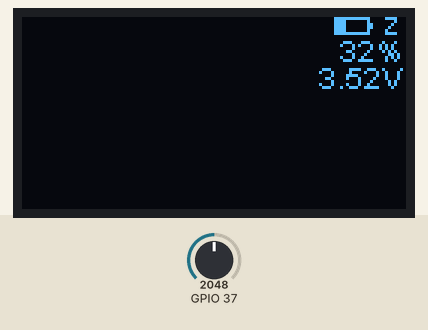
Bench run of a sketch on a simulated ESP32. Parts: 128×64 one-colour display. Inputs (shaded band) come from the test bench; at power-on: GPIO 37 = 2048.

Above: at 1.5 s.
1.6 s: GPIO 37 set to 2866
At 3.1 s:
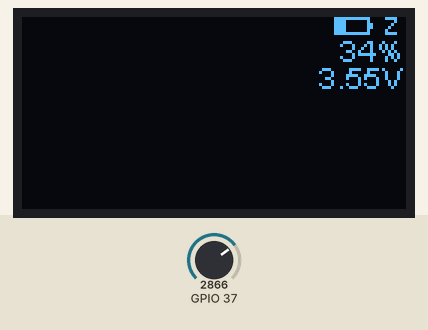
4.6 s: GPIO 37 set to 3390
At 5.7 s:
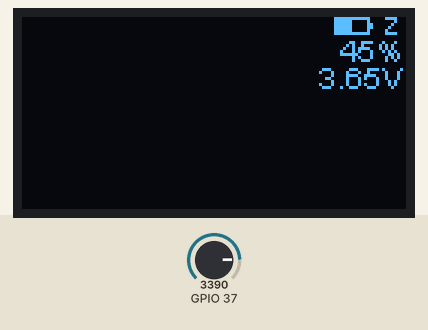
7.6 s: GPIO 37 set to 3491
At 10.7 s:
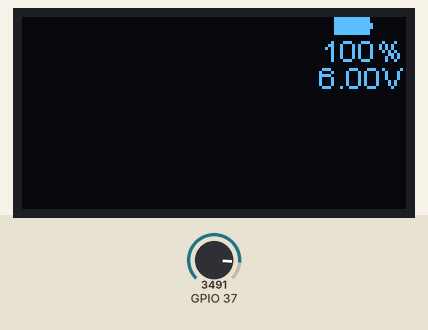
Timing chart, 0 to 12.2 s (numbered marks = the images above; inputs shaded):
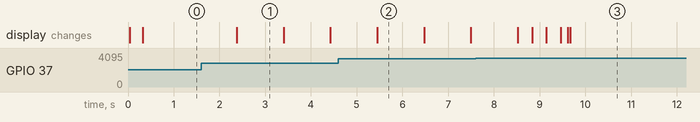

Measured:
- the behaviour switches between 3456 and 3457 on GPIO 37 (found by bisection; images 2 and 3)
- after the input at 1.6 s, the display: changes after 0.78 s (image 1)
- what the display in image 1 shows lasts 1.0 s, from 2.4 s to 3.4 s

The sketch:

BatteryLevel_V1.ino
```cpp
// Heltec WiFi LoRa V2 battery read example
// by Jeff McClain  jeff@themcclains.net
//
#include <Arduino.h>
#include <esp_adc_cal.h>
#include <driver/adc.h>
#include "heltec.h"

#define MAXBATT                 4200    // The default Lipo is 4200mv when the battery is fully charged.
#define LIGHT_SLEEP_VOLTAGE     3750    // Point where start light sleep
#define MINBATT                 3200    // The default Lipo is 3200mv when the battery is empty...this WILL be low on the 3.3v rail specs!!!

#define VOLTAGE_DIVIDER         3.20    // Lora has 220k/100k voltage divider so need to reverse that reduction via (220k+100k)/100k on vbat GPIO37 or ADC1_1 (early revs were GPIO13 or ADC2_4 but do NOT use with WiFi.begin())
#define DEFAULT_VREF            1100    // Default VREF use if no e-fuse calibration
#define VBATT_SAMPLE            500     // Battery sample rate in ms
#define VBATT_SMOOTH            50      // Number of averages in sample
#define ADC_READ_STABILIZE      5       // in ms (delay from GPIO control and ADC connections times)
#define LO_BATT_SLEEP_TIME      10*60*1000*1000     // How long when low batt to stay in sleep (us)
#define HELTEC_V2_1             1       // Set this to switch between GPIO13(V2.0) and GPIO37(V2.1) for VBatt ADC.
#define VBATT_GPIO              21      // Heltec GPIO to toggle VBatt read connection ... WARNING!!! This also connects VEXT to VCC=3.3v so be careful what is on header.  Also, take care NOT to have ADC read connection in OPEN DRAIN when GPIO goes HIGH
#define __DEBUG                 0       // DEBUG Serial output

uint16_t Sample();
void drawBattery(uint16_t, bool = false);

esp_adc_cal_characteristics_t *adc_chars;


void setup() {
  while (! Serial);
  delay(20);

  // Characterize ADC at particular atten
  #if (defined(HELTEC_V2_1))
  adc_chars = (esp_adc_cal_characteristics_t*)calloc(1, sizeof(esp_adc_cal_characteristics_t));
  esp_adc_cal_value_t val_type = esp_adc_cal_characterize(ADC_UNIT_1, ADC_ATTEN_DB_6, ADC_WIDTH_BIT_12, DEFAULT_VREF, adc_chars);
  adc1_config_width(ADC_WIDTH_BIT_12);
  adc1_config_channel_atten(ADC1_CHANNEL_1,ADC_ATTEN_DB_6);
  #else
  // Use this for older V2.0 with VBatt reading wired to GPIO13
  adc_chars = (esp_adc_cal_characteristics_t*)calloc(1, sizeof(esp_adc_cal_characteristics_t));
  esp_adc_cal_value_t val_type = esp_adc_cal_characterize(ADC_UNIT_2, ADC_ATTEN_DB_6, ADC_WIDTH_BIT_12, DEFAULT_VREF, adc_chars);
  adc2_config_channel_atten(ADC2_CHANNEL_4,ADC_ATTEN_DB_6);
  #endif

  #if defined(__DEBUG) && __DEBUG > 0
  Serial.printf("ADC Calibration: ");
  if (val_type == ESP_ADC_CAL_VAL_EFUSE_VREF) {
      Serial.printf("eFuse Vref\n");
  } else if (val_type == ESP_ADC_CAL_VAL_EFUSE_TP) {
      Serial.printf("Two Point\n");
  } else {
      Serial.printf("Default[%dmV]\n",DEFAULT_VREF);
  }
  #else
  if (val_type);    // Suppress warning
  #endif

  Heltec.begin(true /*DisplayEnable Enable*/, false /*LoRa Disable*/, true /*Serial Enable*/);
  Heltec.display->flipScreenVertically();
  Heltec.display->setFont(ArialMT_Plain_10);
  Heltec.display->clear();

  #if defined(__DEBUG) && __DEBUG >= 1
  Serial.printf("ADC Calibration: ");
  if (val_type == ESP_ADC_CAL_VAL_EFUSE_VREF) {
      Serial.printf("eFuse Vref\n");
  } else if (val_type == ESP_ADC_CAL_VAL_EFUSE_TP) {
      Serial.printf("Two Point\n");
  } else {
      Serial.printf("Default[%dmV]\n",DEFAULT_VREF);
  }
  #else
  if (val_type);    // Suppress warning
  #endif

  // Prime the Sample register
  for (uint8_t i = 0;i < VBATT_SMOOTH;i++) {
    Sample();
  }

  pinMode(VBATT_GPIO,OUTPUT);
  digitalWrite(VBATT_GPIO, LOW);              // ESP32 Lora v2.1 reads on GPIO37 when GPIO21 is low
  delay(ADC_READ_STABILIZE);                  // let GPIO stabilize

}


void loop() {
  Heltec.display->clear();
  uint16_t voltage = Sample();
  drawBattery(voltage, voltage < LIGHT_SLEEP_VOLTAGE);
  Heltec.display->display();

  if (voltage < MINBATT) {                  // Low Voltage cut off shut down to protect battery as long as possible
    Heltec.display->setColor(WHITE);
    Heltec.display->setFont(ArialMT_Plain_10);
    Heltec.display->setTextAlignment(TEXT_ALIGN_CENTER);
    Heltec.display->drawString(64,24,"Shutdown!!");
    Heltec.display->display();
    delay(2000);
    #if defined(__DEBUG) && __DEBUG > 0
    Serial.printf(" !! Shutting down...low battery volotage: %dmV.\n",voltage);
    delay(10);
    #endif
    esp_sleep_enable_timer_wakeup(LO_BATT_SLEEP_TIME);
    esp_deep_sleep_start();
  } else if (voltage < LIGHT_SLEEP_VOLTAGE) {     // Use light sleep once on battery
    uint64_t s = VBATT_SAMPLE;
    #if defined(__DEBUG) && __DEBUG > 0
    Serial.printf(" - Light Sleep (%dms)...battery volotage: %dmV.\n",(int)s,voltage);
    delay(20);
    #endif
    esp_sleep_enable_timer_wakeup(s*1000);     // Light Sleep does not flush buffer
    esp_light_sleep_start();
  }
  delay(ADC_READ_STABILIZE);
}


// Poll the proper ADC for VBatt on Heltec Lora 32 with GPIO21 toggled
uint16_t ReadVBatt() {
  uint16_t reading = 0;

  digitalWrite(VBATT_GPIO, LOW);              // ESP32 Lora v2.1 reads on GPIO37 when GPIO21 is low
  delay(ADC_READ_STABILIZE);                  // let GPIO stabilize
  #if (defined(HELTEC_V2_1))
  pinMode(ADC1_CHANNEL_1, OPEN_DRAIN);        // ADC GPIO37
  reading = adc1_get_raw(ADC1_CHANNEL_1);
  pinMode(ADC1_CHANNEL_1, INPUT);             // Disconnect ADC before GPIO goes back high so we protect ADC from direct connect to VBATT (i.e. no divider)
  #else
  pinMode(ADC2_CHANNEL_4, OPEN_DRAIN);        // ADC GPIO13
  adc2_get_raw(ADC2_CHANNEL_4,ADC_WIDTH_BIT_12,&reading);
  pinMode(ADC2_CHANNEL_4, INPUT);             // Disconnect ADC before GPIO goes back high so we protect ADC from direct connect to VBATT (i.e. no divider
  #endif

  uint16_t voltage = esp_adc_cal_raw_to_voltage(reading, adc_chars);
  voltage*=VOLTAGE_DIVIDER;

  return voltage;
}

//  Use a buffer to average/sample ADC
uint16_t Sample() {
  static uint8_t i = 0;
  static uint16_t samp[VBATT_SMOOTH];
  static int32_t t = 0;
  static bool f = true;
  if(f){ for(uint8_t c=0;c<VBATT_SMOOTH;c++){ samp[c]=0; } f=false; }   // Initialize the sample array first time
  t -= samp[i];   // doing a rolling recording, so remove the old rolled around value out of total and get ready to put new one in.
  if (t<0) {t = 0;}

  // ADC read
  uint16_t voltage = ReadVBatt();

  samp[i]=voltage;
  #if defined(__DEBUG) && __DEBUG > 0
  Serial.printf("ADC Raw Reading[%d]: %d", i, voltage);
  #endif
  t += samp[i];

  if(++i >= VBATT_SMOOTH) {i=0;}
  uint16_t s = round(((float)t / (float)VBATT_SMOOTH));
  #if defined(__DEBUG) && __DEBUG > 0
  Serial.printf("   Smoothed of %d/%d = %d\n",t,VBATT_SMOOTH,s);
  #endif

  return s;
}


void drawBattery(uint16_t voltage, bool sleep) {
  Heltec.display->setColor(BLACK);
  Heltec.display->fillRect(99,0,29,24);

  Heltec.display->setColor(WHITE);
  Heltec.display->drawRect(104,0,12,6);
  Heltec.display->fillRect(116,2,1,2);

  uint16_t v = voltage;
  if (v < MINBATT) {v = MINBATT;}
  if (v > MAXBATT) {v = MAXBATT;}
  double pct = map(v,MINBATT,MAXBATT,0,100);
  uint8_t bars = round(pct / 10.0);
  Heltec.display->fillRect(105,1,bars,4);
  Heltec.display->setFont(ArialMT_Plain_10);
  Heltec.display->setTextAlignment(TEXT_ALIGN_RIGHT);
  // Draw small "z" when using sleep
  if (sleep > 0) {
    Heltec.display->drawHorizontalLine(121,0,4);
    Heltec.display->drawHorizontalLine(121,5,4);
    Heltec.display->setPixel(124,1);
    Heltec.display->setPixel(123,2);
    Heltec.display->setPixel(122,3);
    Heltec.display->setPixel(121,4);
  }
  Heltec.display->drawString(127,5,String((int)round(pct))+"%");
  Heltec.display->drawString(127,14,String(round(voltage/10.0)/100.0)+"V");
  #if defined(__DEBUG) && __DEBUG > 0
  static uint8_t c = 0;
  if ((c++ % 10) == 0) {
    c = 1;
    Serial.printf("VBAT: %dmV [%4.1f%%] %d bars\n", voltage, pct, bars);
  }
  #endif
}
```
